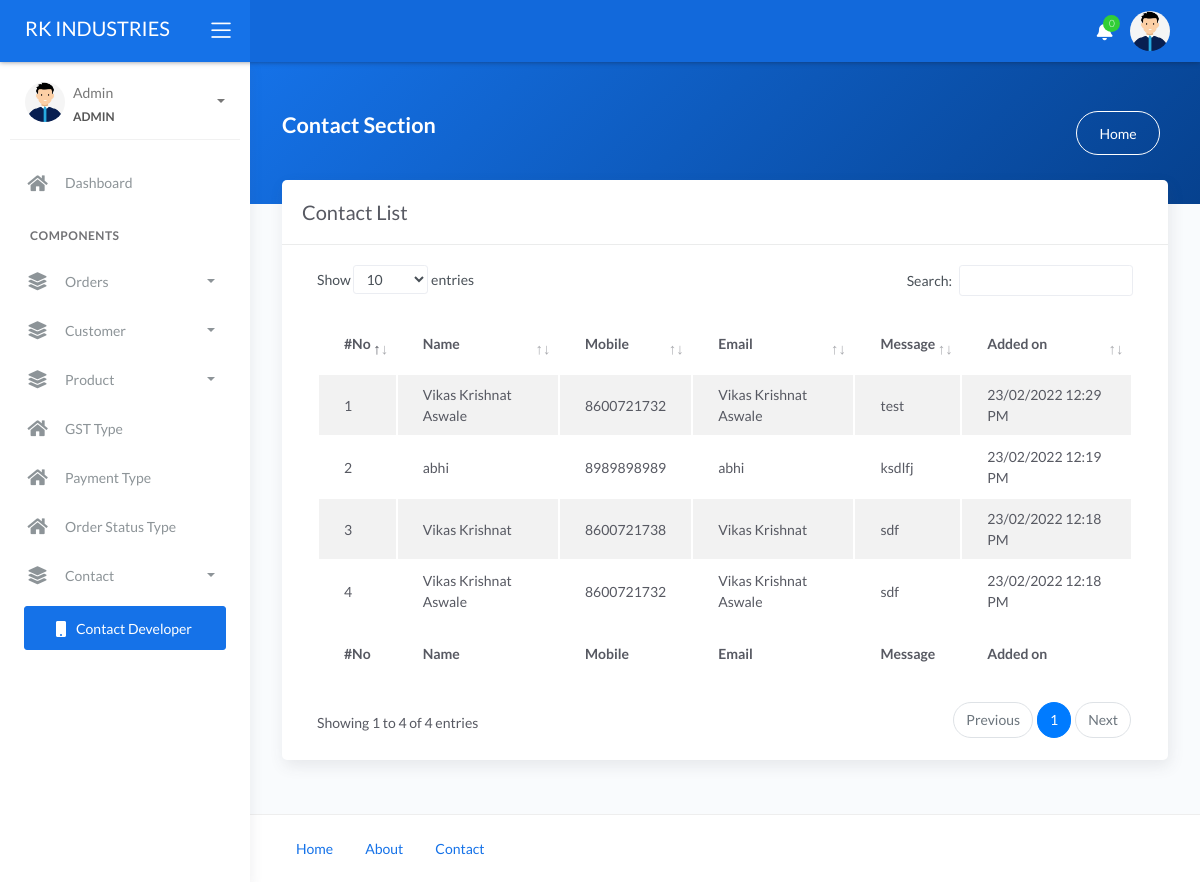
/admin/contact-form.php (signed in), run on the app's committed database.
### tables this page shows
CREATE TABLE `contact` (
  `id` int(11) NOT NULL,
  `name` varchar(100) NOT NULL,
  `email` varchar(200) NOT NULL,
  `mobile` varchar(12) NOT NULL,
  `msg` varchar(255) NOT NULL,
  `added_on` datetime NOT NULL
);

### admin/functions.php (called while the page is built, shortened)
	<?php
function res_contact_form()
{
	global $con;
	return mysqli_query($con, "select * from contact order by id desc");
}
	?>

### admin/contact-form.php (the view, shortened to what this page needs)
<?php
require 'header.php';
$res = res_contact_form();
?>
<div class="main-panel">
	<div class="content">
		<div class="panel-header bg-primary-gradient">
			<div class="page-inner py-5">
				<div class="d-flex align-items-left align-items-md-center flex-column flex-md-row">
					<div>
						<h2 class="text-white pb-2 fw-bold">Contact Section </h2>
					</div>
					<div class="ml-md-auto py-2 py-md-0">
						<a href="index" class="btn btn-white btn-border btn-round mr-2">Home</a>
					</div>
				</div>
			</div>
		</div>
		<div class="page-inner mt--5">
			<div class="row">
				<div class="col-md-12">
					<div class="card">
						<div class="card-header">
							<div class="card-head-row">
								<div class="card-title">Contact List</div>
							</div>
						</div>
						<div class="card-body">
							<div class="table-responsive">
								<table id="basic-datatables" class="display table table-striped table-hover" >
									<thead>
										<tr>
											<th>#No</th>
											<th>Name</th>
											<th>Mobile</th>
											<th>Email</th>
											<th>Message</th>
											<th>Added on</th>
										</tr>
									</thead>
									<tfoot>
										<tr>
											<th>#No</th>
											<th>Name </th>
											<th>Mobile</th>
											<th>Email</th>
											<th>Message</th>
											<th>Added on</th>
										</tr>
									</tfoot>
									<tbody>
										<?php
										if(mysqli_num_rows($res)>0){
											$i=1;
											while($row=mysqli_fetch_assoc($res)){
												?>
												<tr>
													<td><?php echo $i?></td>
													<td><?php echo $row['name']?></td>
													<td><?php echo $row['mobile']?></td>
													<td><?php echo $row['email']?></td>
													<td><?php echo $row['msg']?></td>
													<td><?php echo date ('d/m/Y h:i A', strtotime($row['added_on'])); ?></td>
												</tr>
												<?php
												$i++;
											}
										}
										else
										{
											?>
											<tr>
												<td class="text-center" colspan="100%">No data found</td>
											</tr>
											<?php
										}
										?>
									</tbody>
								</table>
							</div>
						</div>
					</div>
				</div>
			</div>
		</div>
	</div>
	<?php
	require 'footer.php';
	?>

### admin/header.php (shortened to what this page needs)
<?php
include('../connection.php');
include('./functions.php');
$user_name = "";
if (isset($_SESSION['ADMIN_LOGIN']) && ($_SESSION['ADMIN_LOGIN'] != '')) {
    $user_id = $_SESSION['ADMIN_ID'];
    $row = mysqli_fetch_assoc(mysqli_query($con, "select * from admin where id='$user_id'"));
    $user_name = $row['name'];
} else if (isset($_SESSION['EMP_LOGIN']) && ($_SESSION['EMP_LOGIN'] != '')) {
    $user_id = $_SESSION['EMP_ID'];
    $row = mysqli_fetch_assoc(mysqli_query($con, "select * from emp where id='$user_id'"));
    $user_name = $row['name'];
    $user_mobile = $row['mobile'];
} else if (isset($_SESSION[$login3_captil . '_LOGIN']) && ($_SESSION[$login3_captil . '_LOGIN'] != '')) {
    $user_id = $_SESSION[$login3_captil . '_ID'];
    $row = mysqli_fetch_assoc(mysqli_query($con, "select * from $login3 where id='$user_id'"));
    $user_name = $row['name'];
    $user_mobile = $row['mobile'];
} else {
    header('location:login.php');
    die();
}
$curStr = $_SERVER['REQUEST_URI'];
$curArr = explode('/', $curStr);
$cur_path = $curArr[count($curArr) - 1];
?>
<!DOCTYPE html>
<html lang="en">
<head>
    <link rel="stylesheet" href="./assets/css/bootstrap.min.css">
    <link rel="stylesheet" href="./assets/css/atlantis.min.css">
    <link rel="stylesheet" href="./assets/css/jquery-ui.min.css">
    <link rel="stylesheet" href="./assets/css/vicks-css.css">
    <link rel="stylesheet" href="https://cdn.jsdelivr.net/npm/bootstrap-select@1.13.14/dist/css/bootstrap-select.min.css">
</head>
<body>
    <div class="wrapper">
        <div class="main-header">
            <div class="logo-header" data-background-color="blue">
                <a href="index" class="logo">
                    <span class="text-white navbar-brand"><?php echo LOGO_NAME; ?></span>
                </a>
                <div class="nav-toggle">
                    <button class="btn btn-toggle toggle-sidebar">
                        <i class="icon-menu"></i>
                    </button>
                </div>
            </div>
            <nav class="navbar navbar-header navbar-expand-lg" data-background-color="blue2">
                <div class="container-fluid">
                    <ul class="navbar-nav topbar-nav ml-md-auto align-items-center">
                        <?php
                        if (isset($_SESSION['ADMIN_LOGIN'])) {
                            $notification_count = 0;
                        ?>
                            <li class="nav-item dropdown hidden-caret">
                                <a class="nav-link dropdown-toggle" href="#" id="notifDropdown" role="button" data-toggle="dropdown" aria-haspopup="true" aria-expanded="false">
                                    <i class="fa fa-bell"></i>
                                    <span class="notification"><?php echo $notification_count; ?></span>
                                </a>
                            </li>
                        <?php
                        }
                        ?>
                        <li class="nav-item dropdown hidden-caret">
                            <a class="dropdown-toggle profile-pic" data-toggle="dropdown" href="#" aria-expanded="false">
                                <div class="avatar-sm">
                                    <img src="./assets/image/user-pic.jpg" alt="<?php echo PROJECT_NAME; ?>" class="avatar-img rounded-circle">
                                </div>
                            </a>
                        </li>
                    </ul>
                </div>
            </nav>
        </div>
        <div class="sidebar sidebar-style-2">
            <div class="sidebar-wrapper scrollbar scrollbar-inner">
                <div class="sidebar-content">
                    <div class="user">
                        <div class="avatar-sm float-left mr-2">
                            <img src="./assets/image/user-pic.jpg" alt="<?php echo LOGO_NAME; ?>" class="avatar-img rounded-circle">
                        </div>
                        <div class="info">
                            <a data-toggle="collapse" href="#collapseExample" aria-expanded="true">
                                <span>
                                    <?php echo ucfirst($user_name); ?>
                                    <span class="user-level"><?php echo strtoupper($_SESSION['ROLE']) ?></span>
                                    <span class="caret"></span>
                                </span>
                            </a>
                        </div>
                    </div>
                    <ul class="nav nav-primary">
                        <li class="nav-item <?php if ($cur_path == "" || $cur_path == "index") {
                                                echo "active submenu";
                                            } else {
                                                echo "";
                                            } ?>">
                            <a href="index" class="collapsed" aria-expanded="false">
                                <i class="fas fa-home"></i>
                                <p>Dashboard</p>
                            </a>
                        </li>
                        <li class="nav-section">
                            <h4 class="text-section">Components</h4>
                        </li>
                        <?php
                        if (isset($_SESSION['ADMIN_LOGIN'])) {
                        ?>
                            <li class="nav-item  <?php if ($cur_path == "selling-history" || $cur_path == "selling") {
                                                        echo "active submenu";
                                                    } else {
                                                        echo "";
                                                    } ?>">
                                <a data-toggle="collapse" href="#selling">
                                    <i class="fas fa-layer-group"></i>
                                    <p>Orders</p>
                                    <span class="caret"></span>
                                </a>
                            </li>
                            <li class="nav-item  <?php if ($cur_path == "cust-list" || $cur_path == "manage-cust") {
                                                        echo "active submenu";
                                                    } else {
                                                        echo "";
                                                    } ?>">
                                <a data-toggle="collapse" href="#cust">
                                    <i class="fas fa-layer-group"></i>
                                    <p>Customer</p>
                                    <span class="caret"></span>
                                </a>
                            </li>
                            <li class="nav-item  <?php if ($cur_path == "product-list" || $cur_path == "manage-product") {
                                                        echo "active submenu";
                                                    } else {
                                                        echo "";
                                                    } ?>">
                                <a data-toggle="collapse" href="#product">
                                    <i class="fas fa-layer-group"></i>
                                    <p>Product</p>
                                    <span class="caret"></span>
                                </a>
                            </li>
                            <li class="nav-item <?php if ($cur_path == "gst-type-list") {
                                                    echo "active submenu";
                                                } else {
                                                    echo "";
                                                } ?>">
                                <a href="gst-type-list" class="collapsed" aria-expanded="false">
                                    <i class="fas fa-home"></i>
                                    <p>GST Type </p>
                                </a>
                            </li>
                            <li class="nav-item <?php if ($cur_path == "payment-type-list") {
                                                    echo "active submenu";
                                                } else {
                                                    echo "";
                                                } ?>">
                                <a href="payment-type-list" class="collapsed" aria-expanded="false">
                                    <i class="fas fa-home"></i>
                                    <p>Payment Type </p>
                                </a>
                            </li>
                            <li class="nav-item <?php if ($cur_path == "order-status-list") {
                                                    echo "active submenu";
                                                } else {
                                                    echo "";
                                                } ?>">
                                <a href="order-status-list" class="collapsed" aria-expanded="false">
                                    <i class="fas fa-home"></i>
                                    <p>Order Status Type </p>
                                </a>
                            </li>
                            <li class="nav-item  <?php if ($cur_path == "contact-form") {
                                                        echo "active submenu";
                                                    } else {
                                                        echo "";
                                                    } ?>">
                                <a data-toggle="collapse" href="#contact_form">
                                    <i class="fas fa-layer-group"></i>
                                    <p>Contact</p>
                                    <span class="caret"></span>
                                </a>
                            </li>
                        <?php
                        }
                        ?>
                        <li class="mx-4 mt-2">
                            <a href="tel:918600721732" class="btn btn-primary btn-block"><span class="btn-label mr-2">
                                    <i class="fa fa-mobile"></i> </span>Contact Developer</a>
                        </li>
                    </ul>
                </div>
            </div>
        </div>

### data on the page
contact: name "Vikas Krishnat Aswale", mobile "8600721732", email "Vikas Krishnat Aswale", msg "test", added_on "23/02/2022 12:29 PM"
contact: name "abhi", mobile "8989898989", email "abhi", msg "ksdlfj", added_on "23/02/2022 12:19 PM"
contact: name "Vikas Krishnat", mobile "8600721738", email "Vikas Krishnat", msg "sdf", added_on "23/02/2022 12:18 PM"
contact: name "Vikas Krishnat Aswale", mobile "8600721732", email "Vikas Krishnat Aswale", msg "sdf", added_on "23/02/2022 12:18 PM"

### other printed values
LOGO_NAME "RK INDUSTRIES"
$notification_count "0"
$user_name "Admin"
$_SESSION['ROLE'] "ADMIN"
